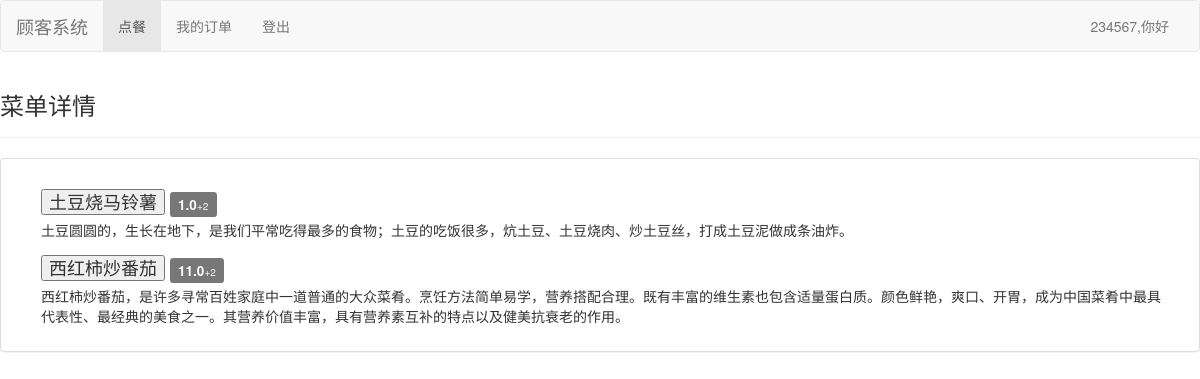
/CustomerSystem/ (signed in), run on an earlier commit of the app's database.
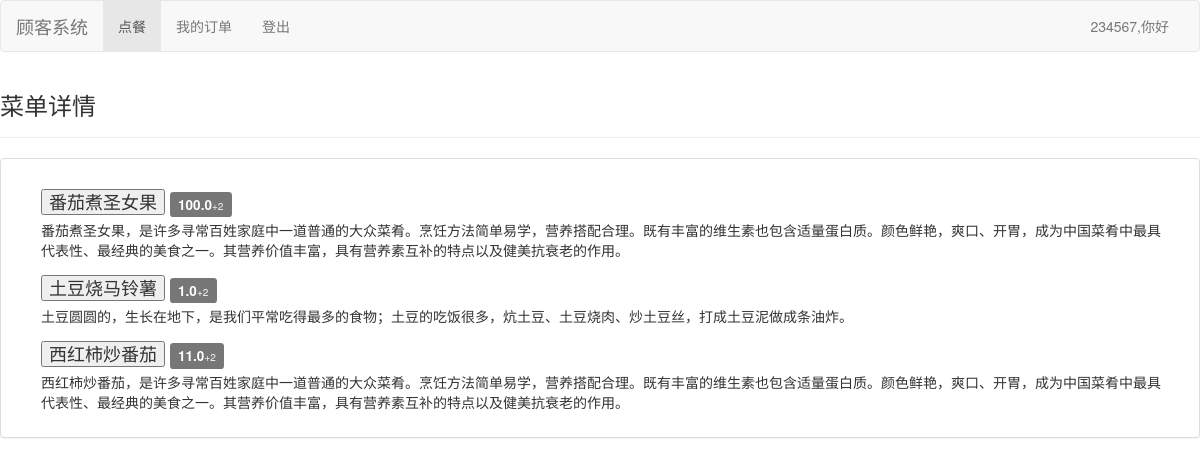
And on a later commit of the database.
### cmdb/models.py (models this page shows)
class Menu(models.Model):
    ID = models.BigAutoField(primary_key=True,editable=False)
    lastEditTime = models.DateTimeField(auto_now_add=True)
    merchantID = models.ForeignKey(Usr, verbose_name="商家账号", on_delete=models.CASCADE,to_field='ID')
    itemName = models.CharField(max_length=20,verbose_name="餐品名")
    itemText = models.TextField(verbose_name="餐品简介")
    price = models.FloatField(verbose_name="餐品价格")
    picture = models.ImageField(verbose_name='餐品图片',null=True,upload_to='img/')
    class Meta:
        db_table = "Menu"
        verbose_name = "餐品数据表"
        ordering=['-lastEditTime']
    pass

### CustomerSystem/views.py (the view)
# urls.py: path('', views.base_view, name = "base"),# 顾客服务系统
def base_view(request):
    if request.session['is_login']:
        menu = Menu.objects.all()
        return render(request,'C/base_view.html',{'menu':menu,'user_id':request.session['user_id'],'bonus':BONUS})
    else:
        return redirect('/Login/')

### Templates/C/base_view.html (shortened to what this page needs)
{% extends '../main.html' %} {% block title %} 顾客首页 {% endblock title %}{% block brand %}
<a class="navbar-brand" href="/CustomerSystem/">顾客系统</a> {% endblock brand %} {% block navigate %}
<li class="active"><a href="/CustomerSystem/">点餐 <span class="sr-only">(current)</span></a></li>
<li><a href="/CustomerSystem/order/list/">我的订单</a></li>
{% endblock navigate %} {% block tableName %}菜单详情 {% endblock tableName %} {% block tableBody %} {% for dish in menu %}
<form action="/CustomerSystem/order/{{dish.ID}}/" method="post">
    <li class="media">
        <div class="media-left media-middle">
        </div>
        <div class="media-body">
            <h4 class="media-heading">
                <button type="submit" title="选择下单">
                    {{dish.itemName|default:"Null"}}
                </button>
                <span class="label label-default">
                    {{dish.price|default:"Null"}}<small style="color: aliceblue;">+{{bonus}}</small>
                </span>
            </h4>
            {{dish.itemText|default:"Null"}}
        </div>
    </li>
</form>
{% empty %}
<p>暂无数据..</p>
{% endfor %} {% endblock tableBody %}

What changed in the data, as far as the page shows it:
added Menu: itemName "番茄煮圣女果", price "100.0", bonus "2", itemText "番茄煮圣女果，是许多寻常百姓家庭中一道普通的大众菜肴。烹饪方法简单易学，营养搭配合理。既有丰富的维生素也包含适量蛋白质。颜色鲜艳，爽口、开胃，成为中国菜肴中最具代表性、最经典的美食之一。其营养价值丰富，具有营养素互补的特点以及健美抗衰老的作用。"
